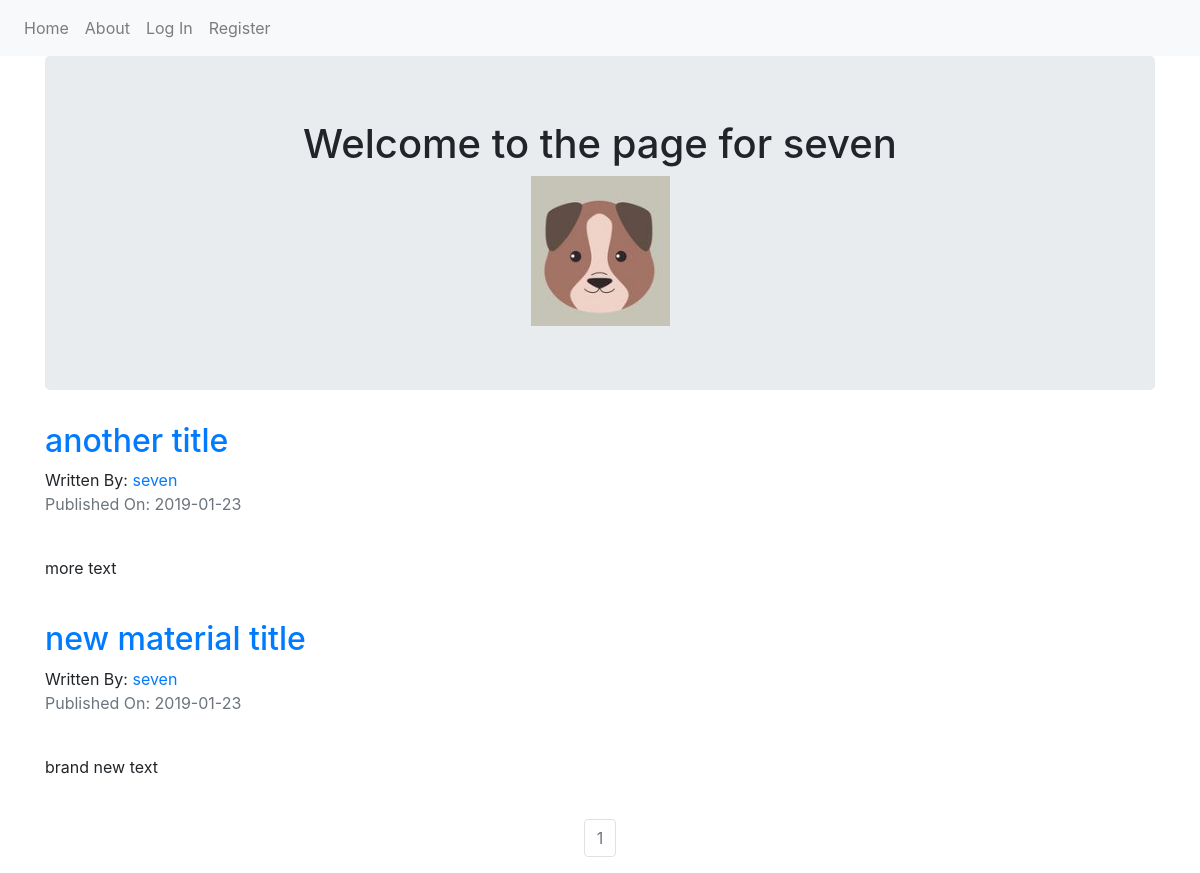
Page /seven on the committed database.
### puppycompanyblog/models.py (models this page shows, shortened)
class User(db.Model,UserMixin):
    __tablename__ = 'users'
    id = db.Column(db.Integer,primary_key=True)
    profile_image = db.Column(db.String(64),nullable=False,default='default_profile.png')
    email = db.Column(db.String(64),unique=True,index=True)
    username = db.Column(db.String(64),unique=True,index=True)
    password_hash = db.Column(db.String(128))
    posts = db.relationship('BlogPost',backref='author',lazy=True)

class BlogPost(db.Model):
    users = db.relationship(User)
    id = db.Column(db.Integer,primary_key=True)
    user_id = db.Column(db.Integer,db.ForeignKey('users.id'),nullable=False)
    date = db.Column(db.DateTime,nullable=False,default=datetime.utcnow)
    title = db.Column(db.String(140),nullable=False)
    text = db.Column(db.Text,nullable=False)

### puppycompanyblog/users/views.py (the view)
@users.route('/<username>')
def user_posts(username):
    page = request.args.get('page',1,type=int)
    user = User.query.filter_by(username=username).first_or_404()
    blog_posts = BlogPost.query.filter_by(author=user).order_by(BlogPost.date.desc()).paginate(page=page,per_page=5)
    return render_template('user_blog_posts.html.j2',blog_posts=blog_posts,user=user)

### puppycompanyblog/templates/user_blog_posts.html.j2
{% extends "base.html.j2" %}
{% block content %}
  <div class="container">
    <div class="jumbotron">
      <div align="center">
        <h1>Welcome to the page for {{user.username}}</h1>
        <img src="{{url_for('static',filename='profile_pics/'+user.profile_image)}}">
      </div>
    </div>
    {% for post in blog_posts.items %}
      <h2><a href='{{url_for('blog_posts.blog_post',blog_post_id=post.id)}}'>{{post.title}}</a></h2>
      Written By: <a href="{{url_for('users.user_posts',username=post.author.username)}}">{{post.author.username}}</a>
      <p class="text-muted">Published On: {{post.date.strftime("%Y-%m-%d")}}</p>
      <br>
      <p>{{post.text}}</p>
      <br>
    {% endfor %}
  </div>
  <nav aria-label="Page navigation example">
    <ul class="pagination justify-content-center">
      {% for page_num in blog_posts.iter_pages(left_edge=1,right_edge=1,left_current=1,right_current=2) %}
        {% if blog_posts.page == page_num %}
          <li class="page-item disabled">
            <a class="page-link" href="{{url_for('users.user_posts',username=user.username,page=page_num)}}">{{page_num}}</a>
          </li>
        {% else %}
          <li class="page-item">
            <a class="page-link" href="{{url_for('users.user_posts',username=user.username,page=page_num)}}">{{page_num}}</a>
          </li>
        {% endif %}
      {% endfor %}
    </ul>
  </nav>
{% endblock %}

### puppycompanyblog/templates/base.html.j2 (shortened to what this page needs)
<!DOCTYPE html>
<html lang="en" dir="ltr">
  <head>
    <link rel="stylesheet"
    href="https://stackpath.bootstrapcdn.com/bootstrap/4.1.3/css/bootstrap.min.css"
>
  </head>
  <body>
    <nav class="navbar navbar-expand-lg navbar-light bg-light">
      <div class="navbar-nav">
        <a class="nav-item nav-link" href="{{url_for('core.index')}}">Home</a>
        <a class="nav-item nav-link" href="{{url_for('core.info')}}">About</a>
        {% if current_user.is_authenticated %}
        <a class="nav-item nav-link" href="{{url_for('users.logout')}}">Log Out</a>
        <a class="nav-item nav-link" href="{{url_for('users.account')}}">Account</a>
        <a class="nav-item nav-link" href="{{url_for('blog_posts.create_post')}}">Create Post</a>
        {% else %}
        <a class="nav-item nav-link" href="{{url_for('users.login')}}">Log In</a>
        <a class="nav-item nav-link" href="{{url_for('users.register')}}">Register</a>
        {% endif %}
      </div>
    </nav>
    {% block content %}
    {% endblock %}
  </body>
</html>

### rows in the picture
User: username "seven", profile_image (placeholder picture)
BlogPost: title "another title", author.username "seven", date "2019-01-23", text "more text"
BlogPost: title "new material title", author.username "seven", date "2019-01-23", text "brand new text"

### other values in the picture
{{ page_num }} "1"
